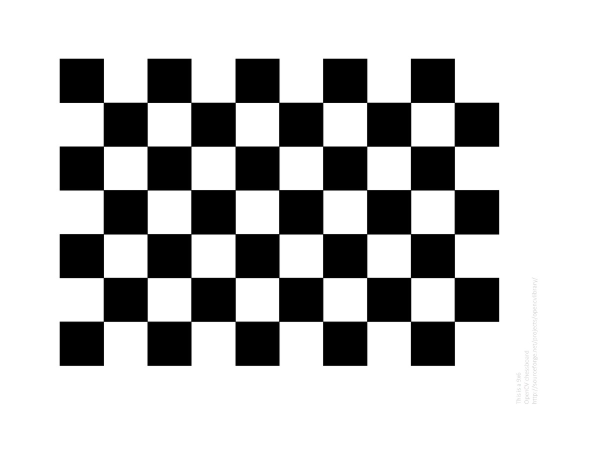
#> input picture SOFT/testArUco/cam_calib/chessboard.jpg, 1188 x 918 px (shown at 1/2 size)
$ python marker_detect_serial.py
#> lines starting #> are read from the running program, lines starting #| are printed output that depends on the picture
### SOFT/testArUco/cam_calib/camera_calibration.py
# -*- coding: UTF-8 -*- #
# Author: Zander_M
# Time: 一月, 17, 2019
# Title: Camera Calibration
'''
Images taken are from Mi MIX2s camera. Return the calibrate matrix.
Program is copied from openCV-python tutorial.
'''
import glob
import cv2 as cv
import numpy as np
from matplotlib import pyplot as plt
from cv2 import aruco, aruco_CharucoBoard, aruco_Dictionary
import os


def cam_calib():
    '''
    input: None
    output: rt, mtx, dist, rvecs, tvecs
    description: Return calibrate camera params.
    '''
    ############################ PREPARE ###########################################
    w = 9
    h = 6
    criteria = (cv.TERM_CRITERIA_EPS + cv.TERM_CRITERIA_MAX_ITER, 30, 0.001)
    # prepare cv2 world coordinate as standard base.
    objp = np.zeros((w * h, 3), np.float32)
    objp[:, :2] = np.mgrid[0:w, 0:h].T.reshape(-1, 2)
    objp = objp * 22  # height and width of chessboard is 22mm
    obj_point = []  # 3d point in real world space
    img_point = []  # 2d points in image plane.

    ############################ IMAGE PROCESS #####################################
    route = os.getcwd() + "/cam_calib/*.jpg"
    print(route)
    images = glob.glob(route)  # route for chessboard photos
    for pic in images:
        img = cv.imread(pic)
#> img is the input picture: shape (918, 1188, 3); mean B, G, R 191.2, 191.2, 191.2
        gray = cv.cvtColor(img, cv.COLOR_BGR2GRAY)
        # [5 lines of commented-out code are left out]
        ret, corners = cv.findChessboardCorners(gray, (w, h), None)
#> ret = True; corners = 54 rows, first 8: [207.3, 205.3], [294.6, 205.3], [382.4, 205.3], [470.7, 205.3], [558.2, 205.3], [645.9, 205.3], [733.9, 205.2], [821.6, 205.3]
        if ret:
            # print(pic)
            # plt.imread()
            # cv.namedWindow('img',0)
            obj_point.append(objp)
            corner2 = cv.cornerSubPix(gray, corners, (11, 11), (-1, -1), criteria)
#> corner2 = 54 rows, first 8: [207.2, 205.3], [294.7, 205.3], [382.4, 205.3], [470.7, 205.3], [558.2, 205.3], [645.9, 205.3], [733.9, 205.3], [821.6, 205.3]
            img_point.append(corner2)
            # cv.drawChessboardCorners(img, (w, h), corner2, ret)  # show corners
            # cv.imshow('img', img)
            # cv.waitKey(500)
            # cv.destroyAllWindows()
    img = cv.imread(images[0])
    gray = cv.cvtColor(img, cv.COLOR_BGR2GRAY)
    return cv.calibrateCamera(obj_point, img_point, gray.shape[::-1], None, None)


# [42 lines left out: functions cam_calib_charuco, display_calib_rst, not called in this run]


# [5 lines that do not run on import are left out]
    # display_calib_rst()

### SOFT/testArUco/marker_detect_serial.py
from cam_calib.camera_calibration import cam_calib
from serial_to_microbit import *
import numpy as np
import cv2 as cv
from cv2 import aruco
import time, serial
from serial.tools import list_ports


# ################### INITIALIZING ############################################
rt, mtx, dist, cam_rvecs, cam_tvecs = cam_calib()  #to run calibration
#> rt = 0.216; mtx = [[21083, 0, 557.7], [0, 21028.6, 422.3], [0, 0, 1]]; dist = [[-3.01, -0.0314, -0.00132, -0.00705, -2.13e-05]]; cam_rvecs = ([-0.000362, 0.0116, -3.35e-07],); cam_tvecs = ([-87.86, -54.55, 5280.7],)
# mtx = np.array([[1.1551e+03, 0, 5.457e+02],
#                [0, 1.1509e+03, 7.174e+02],
#                [0, 0, 1]])  # calibrate result
# dist = np.array([3.932e-1, -2.104, -3.6e-3, 1.9e-3, 3.1098])
# calculated from Matlab
# mtx = np.array([[6.204675e+02, 0, 3.601938e+02],
#                [0, 6.19458e+02, 2.450647e+02],
#                [0, 0, 1]])  # calibrate result
# dist = np.array([1.043e-01, -1.524e-01, 1.3e-3, 1e-3, -1.15e-01])

# start_serial()

# for my computer, that's:
port = "/dev/tty.usbmodem14402"
baud = 115200  # that is the default to talk with microbit

s = serial.Serial(port)
s.baudrate = baud

source = 0  # "http://ZDRM:12345678@10.209.31.55:8081" #0 or 1 for usb webcam
refresh_serial = 1000
current_milli_time = lambda: int(round(time.time() * 1000))
current_time = current_milli_time()

cap = cv.VideoCapture(source)
font = cv.FONT_HERSHEY_SIMPLEX
aruco_dict = aruco.Dictionary_get(aruco.DICT_4X4_50)
params = aruco.DetectorParameters_create()
while not cap:
    cap = cv.VideoCapture(source)
print("press q to quit.")
while True:
    ret, frame = cap.read()
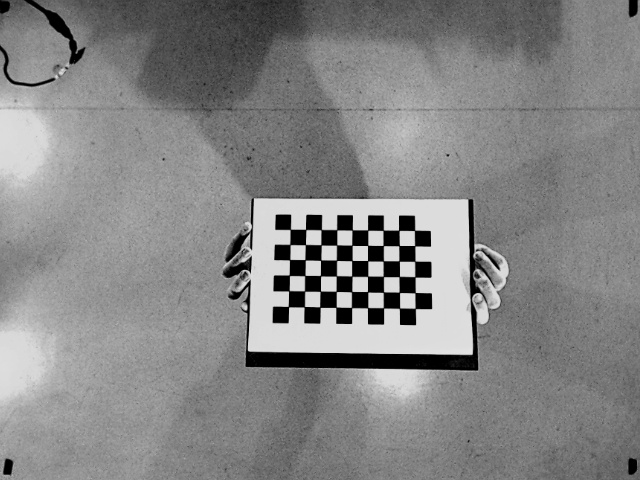
#> input picture SOFT/testArUco/cam_calib/calib/calib  0.jpg, 640 x 480 px, given in place of the camera
#> frame is the input picture: shape (480, 640, 3); min 0, max 229, mean 133.1
    h,w = frame.shape[:2]
#> h = 480; w = 640
    new_mtx, roi = cv.getOptimalNewCameraMatrix(mtx, dist, (w,h), 1, (w,h))
#> new_mtx = [[21029.4, 0, 557.7], [0, 20970.7, 422.4], [0, 0, 1]]; roi = (1, 1, 638, 478)
    dst = cv.undistort(frame, mtx, dist, None, new_mtx)
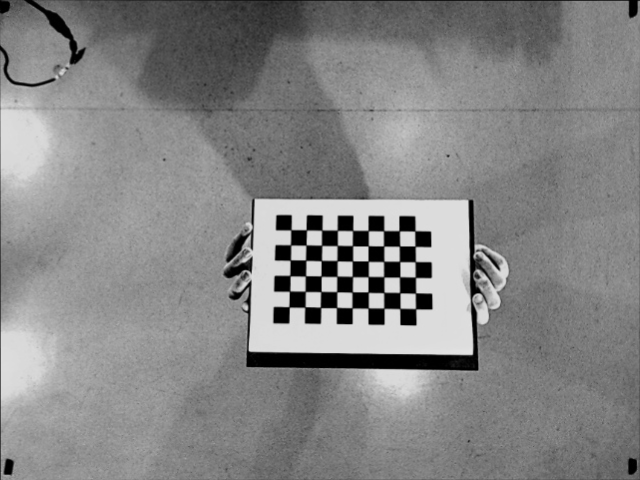
#> dst: shape (480, 640, 3); min 0, max 228, mean 132.8
    gray = cv.cvtColor(dst, cv.COLOR_BGR2GRAY)
#> gray: shape (480, 640)
    corners, ids, rejectedImgPoints = aruco.detectMarkers(gray,
                                                          aruco_dict,
                                                          parameters=params)
#> corners = (); ids = None; rejectedImgPoints = 50 items
    if ids is not None:
        if current_milli_time() - current_time > refresh_serial:
            current_time = current_milli_time()
            for n in range(len(ids)):   # we analyze the markers found
                x_center = (corners[n][0][0][0] + corners[n][0][2][0])/2
                y_center = (corners[n][0][0][1] + corners[n][0][2][1])/2
                x_center2 = (corners[n][0][1][0] + corners[n][0][3][0])/2
                y_center2 = (corners[n][0][1][1] + corners[n][0][3][1])/2
                print(str(ids[n]) +
                     # " 1st corner at " + str(corners[n][0][0]) +
                     # " 2nd at " + str(corners[n][0][1]) +
                     # " 3rd at " + str(corners[n][0][2]) +
                     # " 4th at " + str(corners[n][0][3]) +
                      " with center at x= " + str(x_center) +
                      " y= " + str(y_center) +
                      " with center2 at x= " + str(x_center2) +
                      " y= " + str(y_center2))
        aruco.drawDetectedMarkers(dst, corners, ids, (0, 0, 255))
        for i in corners: #corners[i][0][j][0]  and  corners[i][0][k][1]
            pos = (int(sum([j[0] for j in i[0]])/4),
                   int(sum([k[1] for k in i[0]])//4))
            txt_pos = pos[0], pos[1] - 20
            cv.circle(dst, pos, 1, (0, 0, 255), -1)
            cv.putText(dst, '{}'.format(pos), txt_pos, font, 0.3, (0, 255, 0))
            # print(pos)

        rvecs, tvecs, _ = aruco.estimatePoseSingleMarkers(corners,
                                                          0.05, mtx, dist)
        # [4 lines of commented-out code are left out]
    imS = cv.resize(dst, (960, 540))
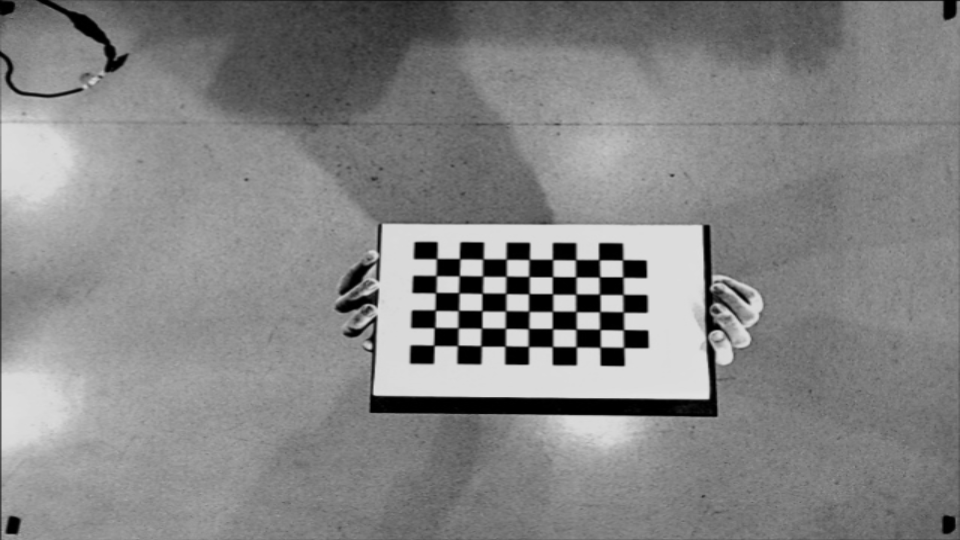
#> imS: shape (540, 960, 3); min 0, max 228, mean 132.7
    cv.imshow("dst", imS)
    if cv.waitKey(1) & 0xFF == ord('q'):
#> (key q is pressed here)
        break
    # if there is any incoming communication
    # data = s.readline()
    # data = int(data[0:4])
    # print(data)
    time.sleep(0.01)
